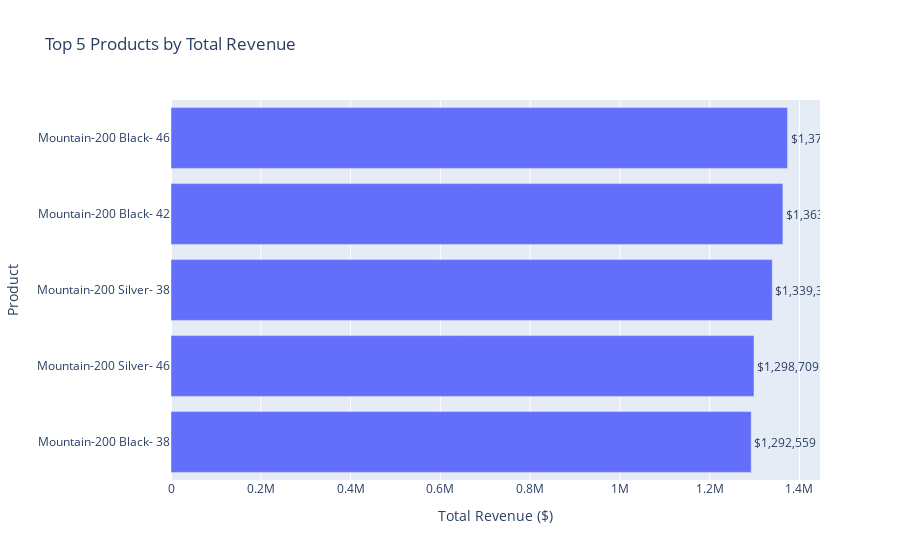

Write notebook code for a chart like this one.
### Code cell
# --- 1. Define the SQL Query for Top 5 Products ---
  # We can get this directly from our product report view.
  sql_query_top_products = """
      SELECT
          product_name,
          total_sales
      FROM gold.report_products
      ORDER BY total_sales DESC
      LIMIT 5;
  """

  # --- 2. Execute the Query and Load into a DataFrame ---
  try:
      print("Loading top 5 product data...")
      top_products_df = pd.read_sql_query(sql_query_top_products, conn)
      print("Successfully loaded data.")

      # --- 3. Create the Visualization with Plotly Express ---
      fig = px.bar(
          top_products_df,
          x='total_sales',
          y='product_name',
          orientation='h',
          title='Top 5 Products by Total Revenue',
          labels={'product_name': 'Product', 'total_sales': 'Total Revenue'},
          text='total_sales'
      )

      # Improve layout and order the bars
      fig.update_layout(
          yaxis={'categoryorder':'total ascending'},
          xaxis_title='Total Revenue ($)',
          yaxis_title='Product'
      )

      # Format the text on the bars
      fig.update_traces(texttemplate='$%{text:,.0f}', textposition='outside')

      fig.show()

  except Exception as e:
      print(f"Error: {e}")

### Figure 1 — Plotly figure (JSON) as saved in the notebook; plotly's stock layout.template omitted (floating-point values rounded to 4 significant figures)
{"data": [{"hovertemplate": "Total Revenue=%{text}<br>Product=%{y}<extra></extra>", "legendgroup": "", "marker": {"color": "#636efa", "pattern": {"shape": ""}}, "name": "", "orientation": "h", "showlegend": false, "text": [1373000.0, 1363000.0, 1339000.0, 1299000.0, 1293000.0], "textposition": "outside", "texttemplate": "$%{text:,.0f}", "type": "bar", "x": [1373454, 1363128, 1339394, 1298709, 1292559], "xaxis": "x", "y": ["Mountain-200 Black- 46", "Mountain-200 Black- 42", "Mountain-200 Silver- 38", "Mountain-200 Silver- 46", "Mountain-200 Black- 38"], "yaxis": "y"}], "layout": {"barmode": "relative", "legend": {"tracegroupgap": 0}, "title": {"text": "Top 5 Products by Total Revenue"}, "xaxis": {"anchor": "y", "domain": [0, 1], "title": {"text": "Total Revenue ($)"}}, "yaxis": {"anchor": "x", "categoryorder": "total ascending", "domain": [0, 1], "title": {"text": "Product"}}}}
